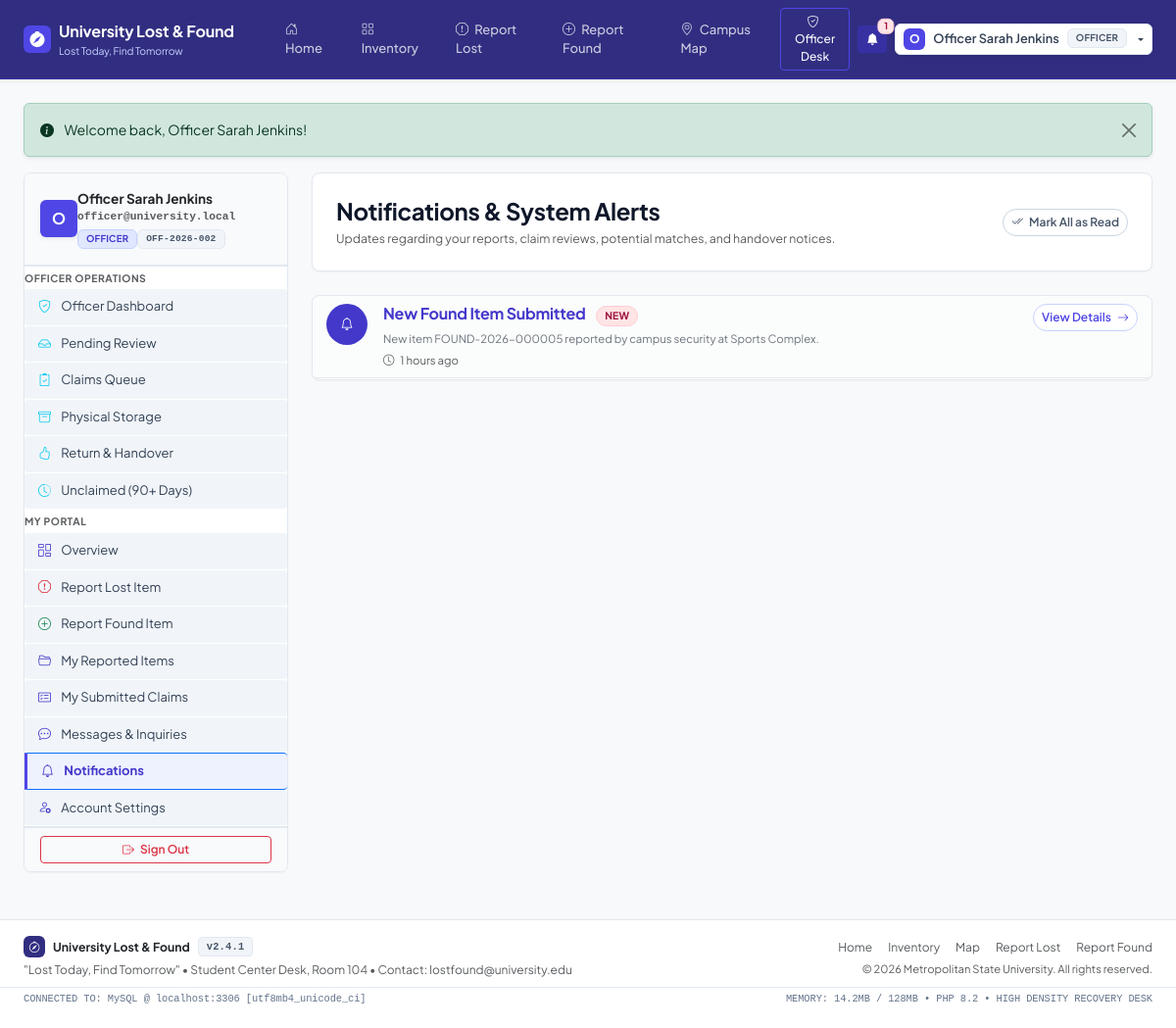
/notifications.php (signed in), run on the app's committed database.
### tables this page shows
CREATE TABLE `notifications` (
  `id` INT UNSIGNED NOT NULL AUTO_INCREMENT,
  `user_id` INT UNSIGNED NOT NULL,
  `title` VARCHAR(150) NOT NULL,
  `message` TEXT NOT NULL,
  `type` VARCHAR(50) NOT NULL DEFAULT 'system',
  `link` VARCHAR(255) NULL,
  `is_read` TINYINT(1) NOT NULL DEFAULT 0,
  `created_at` TIMESTAMP NOT NULL DEFAULT CURRENT_TIMESTAMP,
  PRIMARY KEY (`id`),
  KEY `fk_notifications_user` (`user_id`),
  CONSTRAINT `fk_notifications_user` FOREIGN KEY (`user_id`) REFERENCES `users` (`id`) ON DELETE CASCADE
);

### classes/Database.php (called while the page is built, shortened)
<?php
class Database {
    private static ?Database $instance = null;
    private ?PDO $pdo = null;
    private function __construct() {
        $host = defined('DB_HOST') ? DB_HOST : 'localhost';
        $db   = defined('DB_NAME') ? DB_NAME : 'university_lost_found';
        $user = defined('DB_USER') ? DB_USER : 'root';
        $pass = defined('DB_PASS') ? DB_PASS : '';
        $port = defined('DB_PORT') ? DB_PORT : 3306;
        $charset = defined('DB_CHARSET') ? DB_CHARSET : 'utf8mb4';
        $dsn = "mysql:host={$host};port={$port};dbname={$db};charset={$charset}";
        $options = [
            PDO::ATTR_ERRMODE            => PDO::ERRMODE_EXCEPTION,
            PDO::ATTR_DEFAULT_FETCH_MODE => PDO::FETCH_ASSOC,
            PDO::ATTR_EMULATE_PREPARES   => false,
            PDO::MYSQL_ATTR_INIT_COMMAND => "SET NAMES {$charset} COLLATE utf8mb4_unicode_ci"
        ];
        try {
            $this->pdo = new PDO($dsn, $user, $pass, $options);
        } catch (PDOException $e) {
            error_log("PDO Connection Failed: " . $e->getMessage());
            throw new Exception("Unable to connect to the university database. Please check MySQL service.");
        }
    }
    public static function getInstance(): Database {
        if (self::$instance === null) {
            self::$instance = new Database();
        }
        return self::$instance;
    }
    public function getConnection(): ?PDO {
        return $this->pdo;
    }
}

### classes/Auth.php (called while the page is built, shortened)
<?php
require_once __DIR__ . '/Database.php';
class Auth {
    public static function check(): bool {
        return isset($_SESSION['user_id']) && !empty($_SESSION['user_id']);
    }
    public static function user(): ?array {
        return [
            'id' => $_SESSION['user_id'],
            'university_id' => $_SESSION['university_id'] ?? '',
            'full_name' => $_SESSION['user_name'] ?? '',
            'email' => $_SESSION['user_email'] ?? '',
            'role' => $_SESSION['user_role'] ?? 'student',
            'profile_image' => $_SESSION['profile_image'] ?? 'default_avatar.png'
        ];
    }
}

### includes/auth-check.php (called while the page is built, shortened)
<?php
require_once __DIR__ . '/../classes/Auth.php';
$currentUser = Auth::user();

### classes/Notification.php (called while the page is built, shortened)
<?php
require_once __DIR__ . '/Database.php';
class Notification {
    private PDO $pdo;
    public function __construct() {
        $this->pdo = Database::getInstance()->getConnection();
    }
    public function getUserNotifications(int $userId, int $limit = 20, int $offset = 0): array {
        $sql = "SELECT * FROM notifications WHERE user_id = :uid ORDER BY created_at DESC LIMIT :limit OFFSET :offset";
        $stmt = $this->pdo->prepare($sql);
        $stmt->bindValue(':uid', $userId, PDO::PARAM_INT);
        $stmt->bindValue(':limit', $limit, PDO::PARAM_INT);
        $stmt->bindValue(':offset', $offset, PDO::PARAM_INT);
        $stmt->execute();
        return $stmt->fetchAll();
    }
}

### notifications.php (the view, shortened to what this page needs)
<?php
require_once __DIR__ . '/includes/auth-check.php';
require_once __DIR__ . '/classes/Notification.php';
$userId = (int)$currentUser['id'];
$notifModel = new Notification();
$notifications = $notifModel->getUserNotifications($userId, 50, 0);
require_once __DIR__ . '/includes/header.php';
require_once __DIR__ . '/includes/navbar.php';
?>
<div class="container-fluid px-lg-4 py-4">
    <?= renderFlash() ?>
    <div class="row g-4">
        <div class="col-lg-3">
            <?php require_once __DIR__ . '/includes/sidebar.php'; ?>
        </div>
        <div class="col-lg-9">
            <div class="card border-0 shadow-sm rounded-4 p-4 mb-4 bg-white">
                <div class="d-flex justify-content-between align-items-center">
                    <div>
                        <h4 class="fw-bold mb-1">Notifications & System Alerts</h4>
                        <p class="text-muted small mb-0">Updates regarding your reports, claim reviews, potential matches, and handover notices.</p>
                    </div>
                    <?php if (!empty($notifications)): ?>
                        <a href="<?= APP_URL ?>/notifications.php?action=read_all" class="btn btn-outline-secondary btn-sm rounded-pill">
                            <i class="bi bi-check2-all me-1"></i> Mark All as Read
                        </a>
                    <?php endif; ?>
                </div>
            </div>
            <div class="card border-0 shadow-sm rounded-4 bg-white overflow-hidden">
                <div class="list-group list-group-flush">
                    <?php if (empty($notifications)): ?>
                        <div class="text-center py-5 text-muted">
                            <i class="bi bi-bell-slash fs-1 d-block mb-2"></i>
                            You have no notifications at this time.
                        </div>
                    <?php else: ?>
                        <?php foreach ($notifications as $n): ?>
                            <div class="list-group-item p-3.5 border-bottom <?= empty($n['is_read']) ? 'bg-light bg-opacity-50' : '' ?>">
                                <div class="d-flex justify-content-between align-items-start gap-3">
                                    <div class="d-flex gap-3">
                                        <div class="rounded-circle p-2 d-flex align-items-center justify-content-center <?= empty($n['is_read']) ? 'bg-primary text-white' : 'bg-light text-muted border' ?>" style="width: 42px; height: 42px; min-width: 42px;">
                                            <?php if ($n['type'] === 'match'): ?>
                                                <i class="bi bi-stars"></i>
                                            <?php elseif ($n['type'] === 'claim_approved'): ?>
                                                <i class="bi bi-check-circle"></i>
                                            <?php elseif ($n['type'] === 'claim_rejected'): ?>
                                                <i class="bi bi-x-circle"></i>
                                            <?php else: ?>
                                                <i class="bi bi-bell"></i>
                                            <?php endif; ?>
                                        </div>
                                        <div>
                                            <h6 class="fw-bold mb-1 <?= empty($n['is_read']) ? 'text-primary' : 'text-dark' ?>">
                                                <?= e($n['title']) ?>
                                                <?php if (empty($n['is_read'])): ?>
                                                    <span class="badge bg-danger rounded-pill ms-2" style="font-size: 0.65rem;">NEW</span>
                                                <?php endif; ?>
                                            </h6>
                                            <p class="text-secondary small mb-1"><?= e($n['message']) ?></p>
                                            <small class="text-muted"><i class="bi bi-clock me-1"></i> <?= timeAgo($n['created_at']) ?></small>
                                        </div>
                                    </div>
                                    <?php if (!empty($n['link'])): ?>
                                        <a href="<?= APP_URL ?>/notifications.php?read_id=<?= $n['id'] ?>&redirect=<?= urlencode(APP_URL . '/' . ltrim($n['link'], '/')) ?>" class="btn btn-outline-primary btn-sm rounded-pill text-nowrap">
                                            View Details <i class="bi bi-arrow-right ms-1"></i>
                                        </a>
                                    <?php endif; ?>
                                </div>
                            </div>
                        <?php endforeach; ?>
                    <?php endif; ?>
                </div>
            </div>
        </div>
    </div>
</div>
<?php require_once __DIR__ . '/includes/footer.php'; ?>

### assets/css/style.css (style rules this page uses)
:root { --bs-primary: #4338ca; --bs-primary-rgb: 67, 56, 202; --bs-primary-hover: #3730a3; --bs-indigo-900: #312e81; --bs-indigo-800: #3730a3; --bs-indigo-600: #4f46e5; --bs-indigo-50: #eef2ff; --bs-indigo-100: #e0e7ff; --bs-secondary: #64748b; --bs-body-bg: #f1f5f9; --bs-body-color: #1e293b; --bs-border-color: #e2e8f0; --bs-card-border-radius: 8px; --bs-border-radius: 6px; --bs-border-radius-sm: 4px; --bs-border-radius-lg: 8px; --bs-font-sans-serif: 'Plus Jakarta Sans', -apple-system, BlinkMacSystemFont, 'Segoe UI', Roboto, Helvetica, Arial, sans-serif; --bs-font-monospace: ui-monospace, SFMono-Regular, Menlo, Monaco, Consolas, "Liberation Mono", "Courier New", monospace; }
body { font-family: var(--bs-font-sans-serif); background-color: #f1f5f9; color: #1e293b; font-size: 0.875rem; line-height: 1.5; -webkit-font-smoothing: antialiased; }
h1, h2, h3, h4, h5, h6, .h1, .h2, .h3, .h4, .h5, .h6 { color: #0f172a; font-weight: 700; letter-spacing: -0.015em; }
.card { background-color: #ffffff; border: 1px solid #e2e8f0 !important; border-radius: 8px !important; box-shadow: 0 1px 2px 0 rgba(0, 0, 0, 0.04) !important; }
.badge { font-size: 0.6875rem; font-weight: 700; letter-spacing: 0.02em; padding: 0.25rem 0.5rem; border-radius: 4px; }
.badge.bg-danger, .badge.bg-danger-subtle { background-color: #ffe4e6 !important; color: #9f1239 !important; border: 1px solid #fecdd3 !important; }
.btn { font-size: 0.8125rem; font-weight: 600; border-radius: 6px; padding: 0.375rem 0.75rem; transition: all 0.15s ease-in-out; }
.btn-sm { font-size: 0.75rem; padding: 0.25rem 0.5rem; border-radius: 4px; }
.btn-outline-primary { color: #4f46e5; border-color: #c7d2fe; background-color: #ffffff; }
.btn-outline-secondary { color: #475569; border-color: #cbd5e1; background-color: #ffffff; }
.list-group-item { font-size: 0.8125rem; padding: 0.5rem 0.875rem; color: #334155; border-color: transparent; border-radius: 4px !important; margin-bottom: 1px; transition: all 0.1s ease; }

### data on the page
notifications: title "New Found Item Submitted", is_read "NEW", message "New item FOUND-2026-000005 reported by campus security at Sports Complex.", created_at "1 hours ago"

### other printed values
APP_NAME "University Lost & Found"
APP_SLOGAN "Lost Today, Find Tomorrow"
$unreadCount "1"
substr($user['full_name'], 0, 1) "O"
$user['full_name'] "Officer Sarah Jenkins"
$user['role'] "OFFICER"
$msg "Welcome back, Officer Sarah Jenkins!"
substr($user['full_name'] ?? 'U', 0, 1) "O"
$user['email'] "officer@university.local"
$role "OFFICER"
$user['university_id'] "OFF-2026-002"
